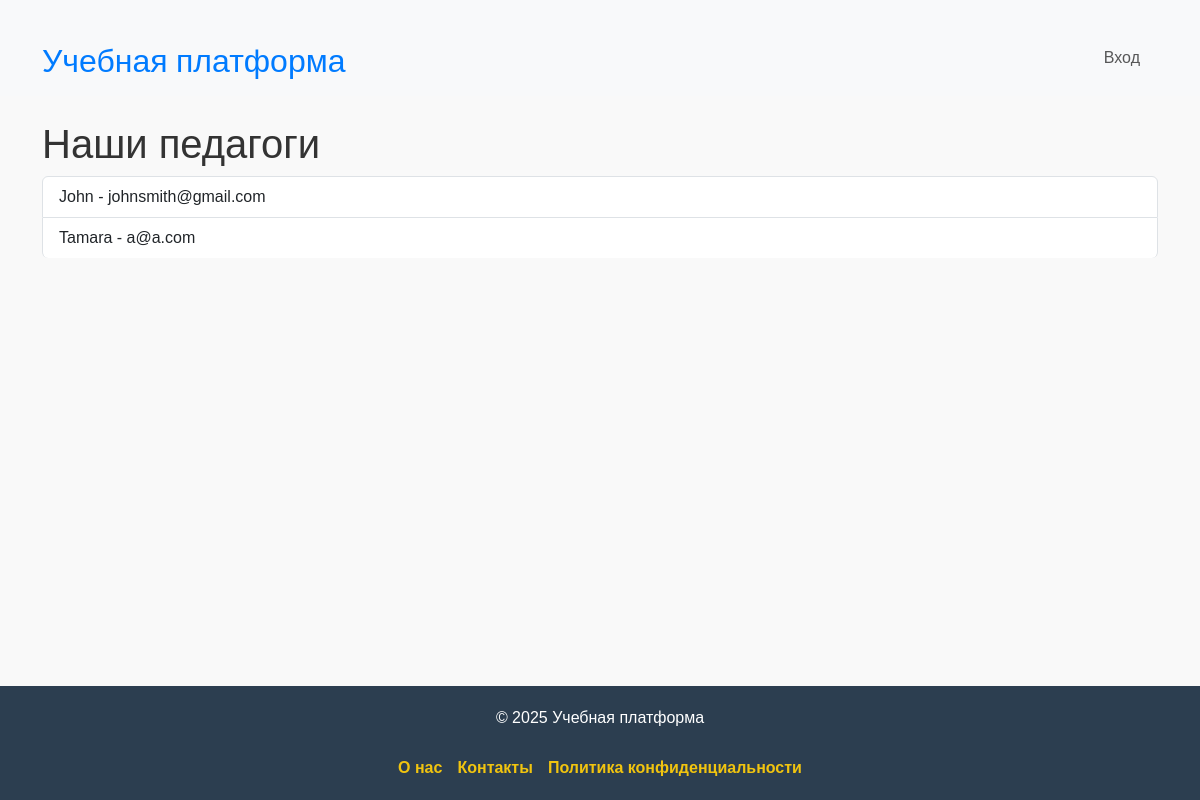
The app's page /teachers, older data.
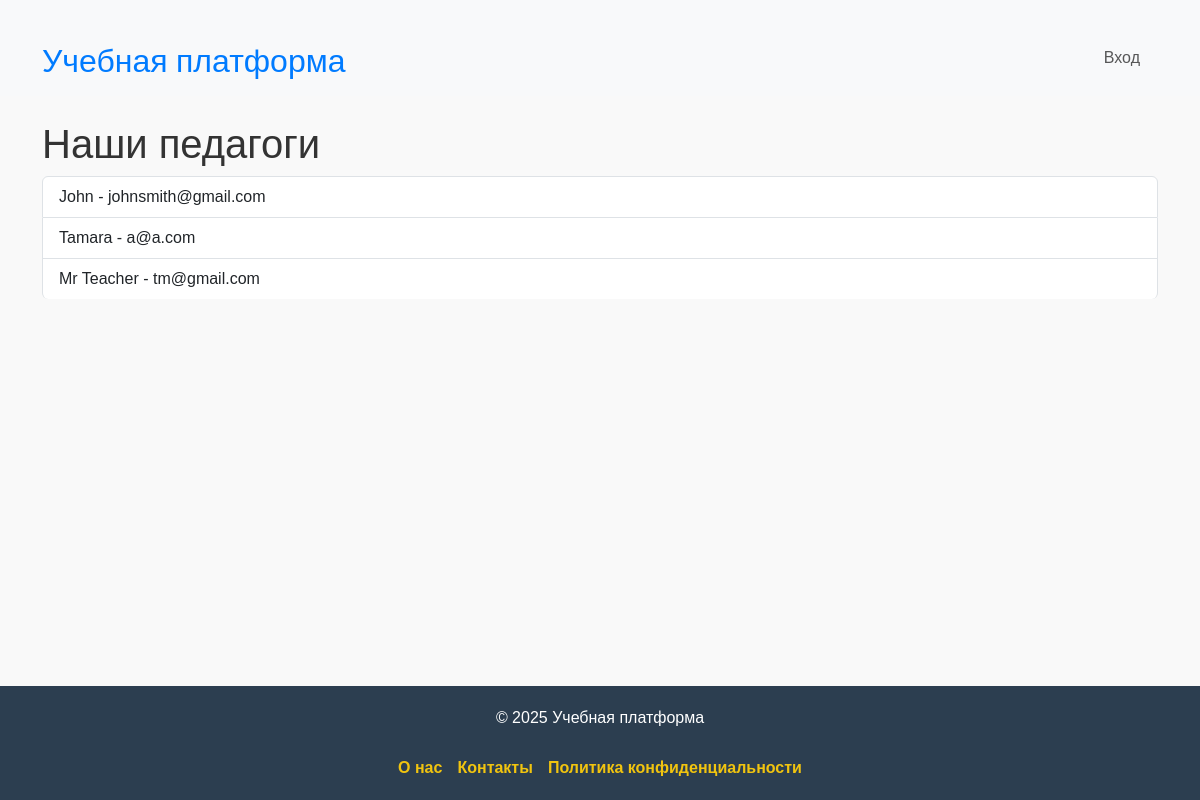
The same page, newer data.
### online_courses/models.py (models this page shows, shortened)
class User(AbstractUser):
    ROLE_CHOICES = [
        ('student', 'Студент'),
        ('teacher', 'Преподаватель'),
        ('admin', 'Администратор')
    ]
    username = models.CharField(max_length=100, unique=True)
    email = models.EmailField(unique=True)
    role = models.CharField(max_length=20, choices=ROLE_CHOICES, default='student')

### online_courses/views.py (the view)
# urls.py: path('teachers', teacher_list, name='teacher_list'),
def teacher_list(request):
    teachers = User.objects.filter(role='teacher')
    return render(request, 'teachers.html', {'teachers': teachers})

### online_courses/templates/teachers.html (shortened to what this page needs)
{% extends 'base.html' %}
{% block content %}
<h1>Наши педагоги</h1>
<ul class="list-group">
  {% for teacher in teachers %}
      <li class="list-group-item list-group-item-action">
          {{ teacher.username}} - {{teacher.email}}
      </li>
  {% endfor %}
</ul>
{% endblock content %}

Row changes from the older to the newer data that the page shows:
added User: username "Mr Teacher", email "tm@gmail.com"
